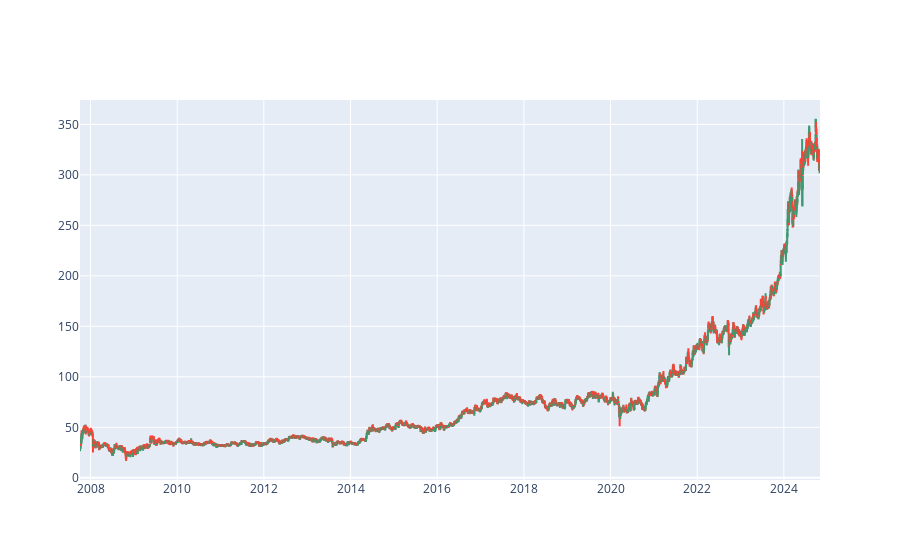

The notebook cell this image was saved under:
### Code cell
# Candlesticks 
import plotly.graph_objects as go

fig = go.Figure(data=[go.Candlestick(x = data01['Date'], open = data01['Open'], 
                                    high = data01['High'],
                                    low = data01['Low'], 
                                    close = data01['Close'])])
fig.update_layout(xaxis_rangeslider_visible=False)
fig.show()

### Figure 1 — Plotly figure (JSON) as saved in the notebook; plotly's stock layout.template omitted (floating-point values rounded to 4 significant figures; data arrays with more than 128 entries replaced by an {"elided": "..."} marker saying what was removed)
{"data": [{"close": {"elided": "4209 str values"}, "high": {"elided": "4209 str values"}, "low": {"elided": "4209 str values"}, "open": {"elided": "4209 str values"}, "type": "candlestick", "x": {"elided": "4209 str values"}}], "layout": {"xaxis": {"rangeslider": {"visible": false}}}}
